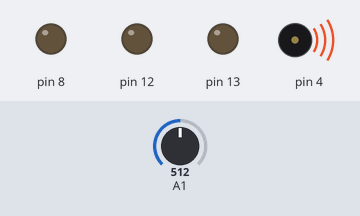
A sketch run on a simulated Arduino Uno, built with avr-gcc and run on an emulated ATmega328P. Shown: output pins drawn as LEDs (lit = HIGH), buzzer (waves = sounding). Inputs (shaded band) come from the test bench; at power-on: A1 = 512. What the sketch prints to the serial monitor is not drawn.

Above: at 0.1 s.
At 29.3 s:
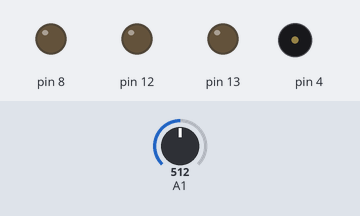
Timing chart, 0 to 30.8 s (numbered marks = the images above):
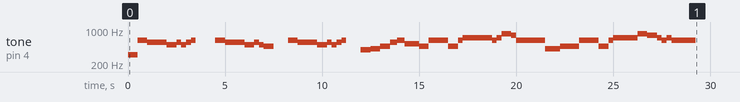

The sketch:

sketch_nov27b.ino
```cpp
void setup() {
 pinMode(12,OUTPUT);
 pinMode(8, OUTPUT);
 pinMode(4,OUTPUT);
  //bar 1
 tone(4,311.13,500);
 delay(500);
 tone(4,622.25,500);
 delay(500);
 tone(4,554.37,1000);
 delay(1000);
 //bar2
 tone(4,493.88,750);
 delay(500);
 tone(4,554.37,500);
 delay(250);
 tone(4,493.88,250);
 delay(250);
 tone(4,554.37,250);
 delay(250);
 tone(4,622.25,250);
 delay(250);
 delay(1000);
 //bar 3
 tone(4,622.25,500);
 delay(500);
 tone(4,554.37,1000);
 delay(1000);
 //bar 4
 tone(4,493.88,750);
 delay(500);
 tone(4,554.37,500);
 delay(250);
 tone(4,493.88,250);
 delay(250);
 tone(4,466.16,500);
 //bar 5
 delay(250);
 delay(1000);
 tone(4,622.25,500);
 delay(500);
 tone(4,554.37,1000);
 delay(1000);
 // bar 6
 tone(4,493.88,750);
 delay(500);
 tone(4,554.37,500);
 delay(250);
 tone(4,493.88,250);
 delay(250);
 tone(4,554.37,250);
 delay(250);
 tone(4,622.25,250);
 delay(250);
 //bar 7
 delay(750);
 tone(4,392.00,500);
 delay(500);
 tone(4,415.30,500);
 delay(500);
 tone(4,466.16,500);
 delay(500);
 //bar 8
 tone(4,554.37,375);
 delay(375);
 tone(4,622.25,375);
 delay(375);
 tone(4,523.25,750);
 delay(750);
 tone(4,466.16,250);
 delay(250);
 tone(4,466.16,250);
 delay(250);
 //bar 9+10
 tone(4,622.25,250);
 delay(250);
 tone(4,622.25,750);
 delay(750);
 tone(4,466.16,500);
 delay(500);
 tone(4,622.25,250);
 delay(250);
 tone(4,698.46,1500);
 delay(1500);
 tone(4,622.25,250);
 delay(250);
 tone(4,698.46,250);
 delay(250);
 // bar 11
 tone(4,830.61,500);
 delay(500);
 tone(4,783.99,250);
 delay(250);
 tone(4,622.25,1500);
 delay(1500);
 // bar 12
 tone(4,415.30,250);
 delay(250);
 tone(4,415.30,500);
 delay(500);
 //four eighth notes
 tone(4,466.16,250);
 delay(250);
 tone(4,466.16,250);
 delay(250);
 tone(4,466.16,250);
 delay(250);
 tone(4,466.16,250);
 delay(250);
 // bar 13
 tone(4,622.25,250);
 delay(250);
 tone(4,622.25,750);
 delay(750);
 tone(4,466.16,500);
 delay(500);
 tone(4,622.25,250);
 delay(250);
 tone(4,698.46,750);
 delay(750);
 // bar 14
 tone(4,698.46,500);
 delay(500);
 tone(4,830.61,500);
 delay(500);
 tone(4,783.99,500);
 delay(500);
 // bar 15
 tone(4,698.46,250);
 delay(250);
 tone(4,622.25,250);
 delay(250);
 tone(4,698.46,250);
 delay(250);
 tone(4,622.25,1250);
 delay(1250);
 //set up
 pinMode(13, OUTPUT);
Serial.begin(9600);
}
//lights
void loop() {
 // bar 1
 int lightvalue = analogRead(A1);
Serial.print(lightvalue);
delay(1);
}
```
